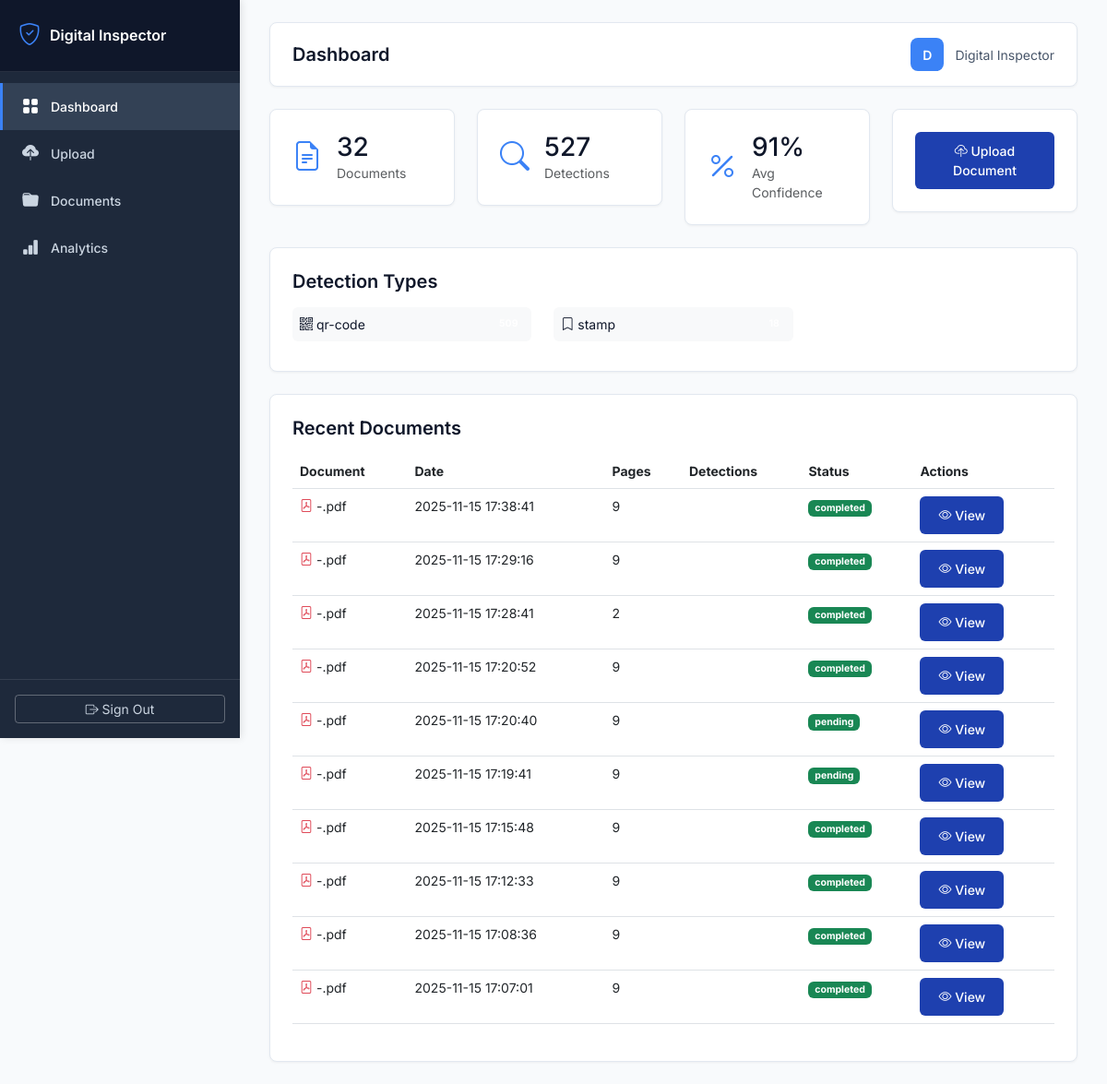
Before: / (signed in) with the older database file.
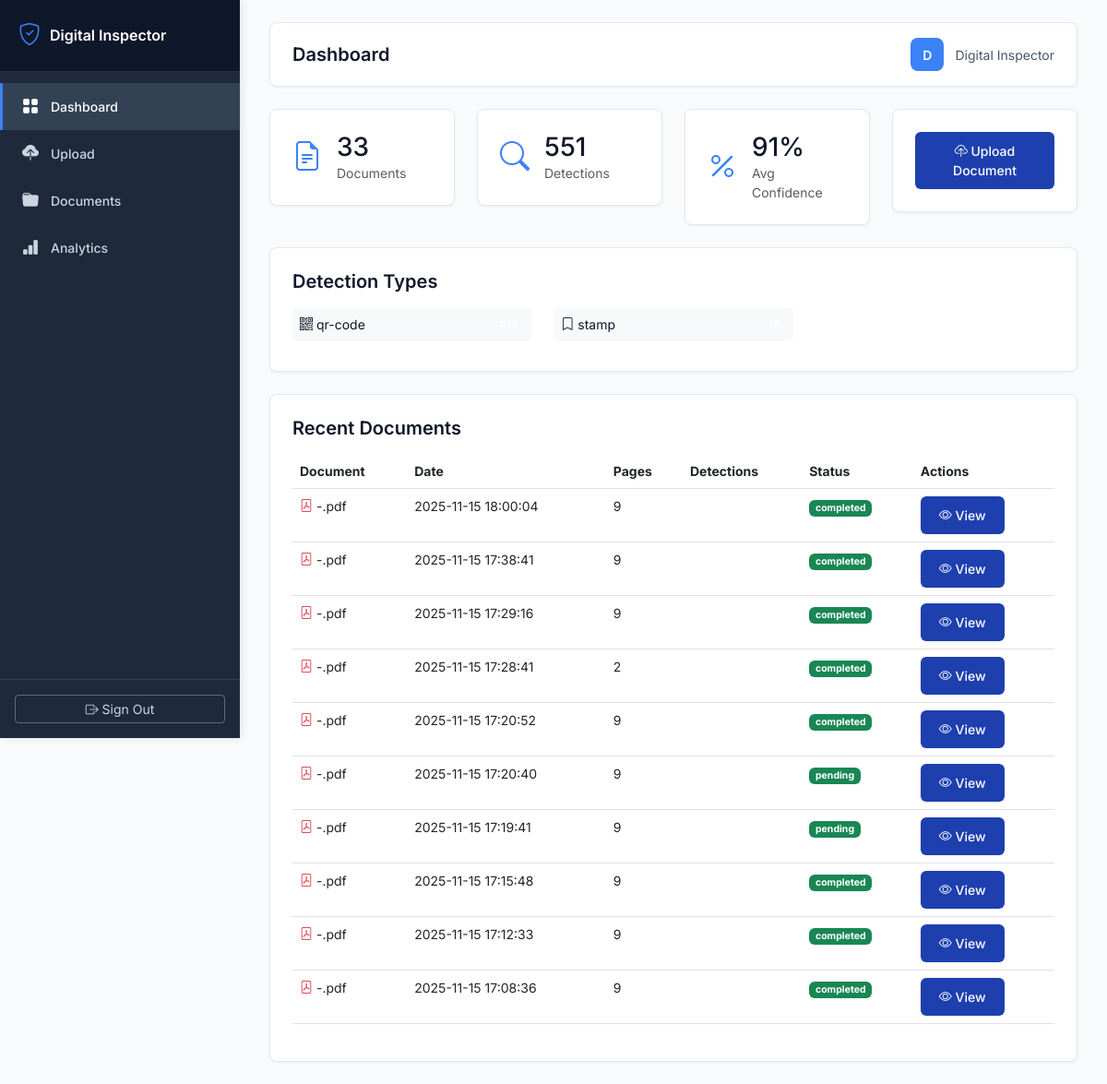
After: the same page with the newer database file.
### tables this page shows
CREATE TABLE documents (
            id INTEGER PRIMARY KEY AUTOINCREMENT,
            user_id INTEGER NOT NULL,
            filename TEXT NOT NULL,
            original_filename TEXT NOT NULL,
            file_path TEXT NOT NULL,
            file_size INTEGER,
            pages INTEGER DEFAULT 1,
            upload_date TIMESTAMP DEFAULT CURRENT_TIMESTAMP,
            processing_status TEXT DEFAULT 'pending',
            FOREIGN KEY (user_id) REFERENCES users (id)
        );

### app_inspector.py (the view)
@app.route('/')
@login_required
def dashboard():
    user_id = session['user_id']
    stats = db.get_dashboard_stats(user_id)
    documents = db.get_user_documents(user_id, limit=10)
    return render_template('dashboard.html',
                         stats=stats,
                         documents=documents,
                         username=session.get('full_name', session.get('username')))

### app_inspector.py (called while the page is built)
@app.context_processor
def utility_processor():
    def get_image_base64(image_path):
        """Convert image file to base64 for embedding in HTML"""
        try:
            with open(image_path, 'rb') as f:
                image_data = f.read()
            return base64.b64encode(image_data).decode('utf-8')
        except:
            return ""
    return dict(get_image_base64=get_image_base64)

def login_required(f):
    @wraps(f)
    def decorated_function(*args, **kwargs):
        if 'user_id' not in session:
            return redirect(url_for('login'))
        return f(*args, **kwargs)
    return decorated_function

### database.py (called while the page is built)
def get_db():
    conn = sqlite3.connect(DATABASE_PATH)
    conn.row_factory = sqlite3.Row
    return conn

### templates/dashboard.html
{% extends "base.html" %}
{% block page_title %}Dashboard{% endblock %}
{% block content %}
<div class="row g-4 mb-4">
    <div class="col-md-3">
        <div class="stat-card">
            <div class="d-flex align-items-center">
                <div class="stat-icon me-3"><i class="bi bi-file-earmark-text"></i></div>
                <div>
                    <h3 class="mb-0">{{ stats.total_documents }}</h3>
                    <p class="text-muted mb-0">Documents</p>
                </div>
            </div>
        </div>
    </div>
    <div class="col-md-3">
        <div class="stat-card">
            <div class="d-flex align-items-center">
                <div class="stat-icon me-3"><i class="bi bi-search"></i></div>
                <div>
                    <h3 class="mb-0">{{ stats.total_detections }}</h3>
                    <p class="text-muted mb-0">Detections</p>
                </div>
            </div>
        </div>
    </div>
    <div class="col-md-3">
        <div class="stat-card">
            <div class="d-flex align-items-center">
                <div class="stat-icon me-3"><i class="bi bi-percent"></i></div>
                <div>
                    <h3 class="mb-0">{{ (stats.average_confidence * 100)|round|int }}%</h3>
                    <p class="text-muted mb-0">Avg Confidence</p>
                </div>
            </div>
        </div>
    </div>
    <div class="col-md-3">
        <div class="stat-card">
            <a href="{{ url_for('upload_page') }}" class="btn btn-primary-custom w-100">
                <i class="bi bi-cloud-upload"></i> Upload Document
            </a>
        </div>
    </div>
</div>
<div class="row mb-4">
    <div class="col-12">
        <div class="stat-card">
            <h5 class="mb-3">Detection Types</h5>
            <div class="row">
                {% for item in stats.by_type %}
                <div class="col-md-4 mb-2">
                    <div class="d-flex justify-content-between align-items-center p-2 bg-light rounded">
                        <span><i class="bi bi-{{ 'pencil' if 'signature' in item.detection_type.lower() else 'bookmark' if 'stamp' in item.detection_type.lower() else 'qr-code' }}"></i> {{ item.detection_type }}</span>
                        <span class="badge badge-green">{{ item.count }}</span>
                    </div>
                </div>
                {% endfor %}
            </div>
        </div>
    </div>
</div>
<div class="row">
    <div class="col-12">
        <div class="stat-card">
            <h5 class="mb-3">Recent Documents</h5>
            <div class="table-responsive">
                <table class="table table-hover">
                    <thead>
                        <tr>
                            <th>Document</th>
                            <th>Date</th>
                            <th>Pages</th>
                            <th>Detections</th>
                            <th>Status</th>
                            <th>Actions</th>
                        </tr>
                    </thead>
                    <tbody>
                        {% for doc in documents %}
                        <tr>
                            <td>
                                <i class="bi bi-file-pdf text-danger"></i>
                                {{ doc.original_filename }}
                            </td>
                            <td>{{ doc.upload_date }}</td>
                            <td>{{ doc.pages }}</td>
                            <td>
                                <span class="badge badge-light-green">{{ doc.total_detections }}</span>
                            </td>
                            <td>
                                <span class="badge bg-success">{{ doc.processing_status }}</span>
                            </td>
                            <td>
                                <a href="{{ url_for('document_details', document_id=doc.id) }}" class="btn btn-sm btn-primary-custom">
                                    <i class="bi bi-eye"></i> View
                                </a>
                            </td>
                        </tr>
                        {% endfor %}
                    </tbody>
                </table>
            </div>
        </div>
    </div>
</div>
{% endblock %}

### templates/base.html (shortened to what this page needs)
<!DOCTYPE html>
<html lang="en">
<head>
    <link href="https://cdn.jsdelivr.net/npm/bootstrap@5.3.0/dist/css/bootstrap.min.css" rel="stylesheet">
    <link rel="stylesheet" href="https://cdn.jsdelivr.net/npm/bootstrap-icons@1.10.0/font/bootstrap-icons.css">
</head>
<body>
    <div class="sidebar">
        <div class="sidebar-logo">
            <h5><i class="bi bi-shield-check"></i> Digital Inspector</h5>
        </div>
        <ul class="sidebar-menu">
            <li>
                <a href="{{ url_for('dashboard') }}" class="{% if request.endpoint == 'dashboard' %}active{% endif %}">
                    <i class="bi bi-grid-fill"></i> Dashboard
                </a>
            </li>
            <li>
                <a href="{{ url_for('upload_page') }}" class="{% if request.endpoint == 'upload_page' %}active{% endif %}">
                    <i class="bi bi-cloud-upload-fill"></i> Upload
                </a>
            </li>
            <li>
                <a href="{{ url_for('documents_list') }}" class="{% if request.endpoint == 'documents_list' %}active{% endif %}">
                    <i class="bi bi-folder-fill"></i> Documents
                </a>
            </li>
            <li>
                <a href="{{ url_for('reports') }}" class="{% if request.endpoint == 'reports' %}active{% endif %}">
                    <i class="bi bi-bar-chart-fill"></i> Analytics
                </a>
            </li>
        </ul>
        <div class="sidebar-footer">
            <a href="{{ url_for('logout') }}" class="btn btn-outline-light w-100 btn-sm">
                <i class="bi bi-box-arrow-right"></i> Sign Out
            </a>
        </div>
    </div>
    <div class="main-content">
        <div class="top-bar">
            <h4>{% block page_title %}Dashboard{% endblock %}</h4>
            <div class="user-info">
                <div class="user-avatar">{{ username[0]|upper if username else 'U' }}</div>
                <span>{{ username if username else 'User' }}</span>
            </div>
        </div>
        {% block content %}{% endblock %}
    </div>
</body>
</html>

### templates/base.html (style rules this page uses)
:root { --primary-color: #1e40af; --secondary-color: #3b82f6; --sidebar-bg: #1e293b; --sidebar-hover: #334155; --gray-50: #f8fafc; --gray-100: #f1f5f9; --gray-200: #e2e8f0; --gray-600: #475569; --gray-700: #334155; --gray-900: #0f172a; --sidebar-width: 260px; }
* { margin: 0; padding: 0; box-sizing: border-box; }
body { font-family: 'Inter', -apple-system, BlinkMacSystemFont, 'Segoe UI', sans-serif; background-color: var(--gray-50); color: var(--gray-900); font-size: 14px; }
.sidebar { position: fixed; top: 0; left: 0; height: 100vh; width: var(--sidebar-width); background: var(--sidebar-bg); color: #cbd5e1; padding: 0; box-shadow: 2px 0 8px rgba(0,0,0,0.1); z-index: 1000; overflow-y: auto; }
.sidebar-logo { padding: 24px 20px; border-bottom: 1px solid rgba(255,255,255,0.1); background: var(--gray-900); }
.sidebar-logo h5 { color: white; font-weight: 600; font-size: 16px; margin: 0; display: flex; align-items: center; gap: 10px; }
.sidebar-logo i { font-size: 24px; color: var(--secondary-color); }
.sidebar-menu { list-style: none; padding: 12px 0; margin: 0; }
.sidebar-menu li { margin: 0; }
.sidebar-menu a { display: flex; align-items: center; padding: 12px 20px; color: #cbd5e1; text-decoration: none; transition: all 0.2s; font-size: 14px; font-weight: 500; border-left: 3px solid transparent; }
.sidebar-menu a.active { background: var(--sidebar-hover); color: white; border-left-color: var(--secondary-color); }
.sidebar-menu i { margin-right: 12px; font-size: 18px; width: 20px; text-align: center; }
.sidebar-footer { position: absolute; bottom: 0; left: 0; right: 0; padding: 16px; border-top: 1px solid rgba(255,255,255,0.1); }
.main-content { margin-left: var(--sidebar-width); padding: 24px 32px; min-height: 100vh; }
.top-bar { background: white; padding: 16px 24px; border-radius: 8px; margin-bottom: 24px; box-shadow: 0 1px 3px rgba(0,0,0,0.05); display: flex; justify-content: space-between; align-items: center; border: 1px solid var(--gray-200); }
.top-bar h4 { font-size: 20px; font-weight: 600; color: var(--gray-900); margin: 0; }
.user-info { display: flex; align-items: center; gap: 12px; color: var(--gray-600); font-size: 14px; }
.user-avatar { width: 36px; height: 36px; border-radius: 8px; background: var(--secondary-color); display: flex; align-items: center; justify-content: center; color: white; font-weight: 600; font-size: 14px; }
.stat-card { background: white; border-radius: 8px; padding: 24px; box-shadow: 0 1px 3px rgba(0,0,0,0.05); border: 1px solid var(--gray-200); transition: box-shadow 0.2s; }
.stat-card h5, .stat-card h6 { color: var(--gray-900); font-weight: 600; }
.stat-icon { font-size: 32px; color: var(--secondary-color); }
.btn-primary-custom { background: var(--primary-color); border: none; padding: 10px 20px; border-radius: 6px; color: white; font-weight: 500; font-size: 14px; transition: all 0.2s; }
.btn-outline-light { border-color: rgba(255,255,255,0.3); color: #cbd5e1; }

Changed rows visible on the page:
no longer on this page (row unchanged): documents: original_filename "-.pdf", upload_date "2025-11-15 17:07:01", pages "9", processing_status "completed"
added documents: original_filename "-.pdf", upload_date "2025-11-15 18:00:04", pages "9", processing_status "completed"
Other visible differences:
{{ stats.total_documents }}: "32" → "33"
{{ stats.total_detections }}: "527" → "551"
